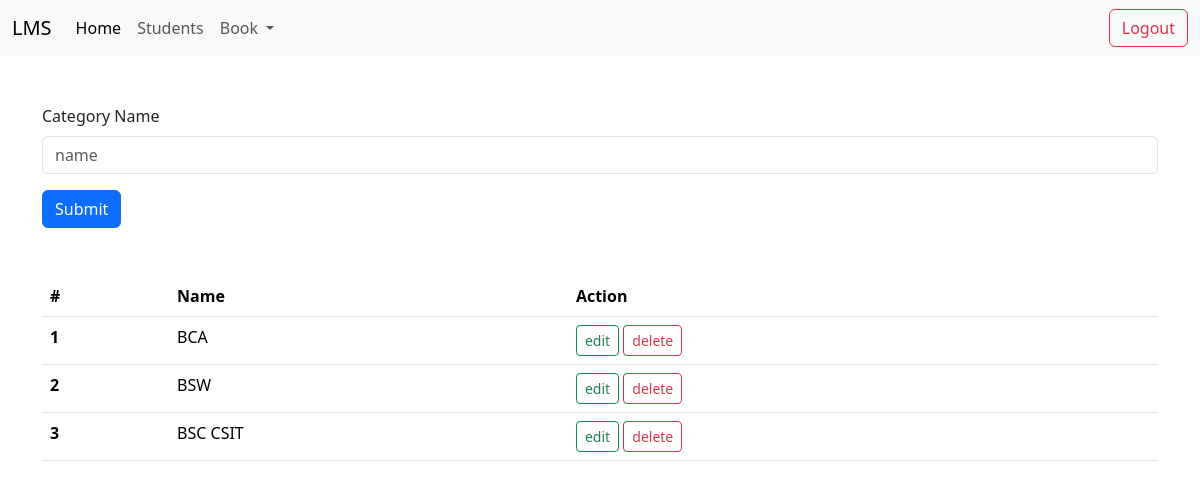
Before: /dashboard/category/ (signed in) with the older database file.
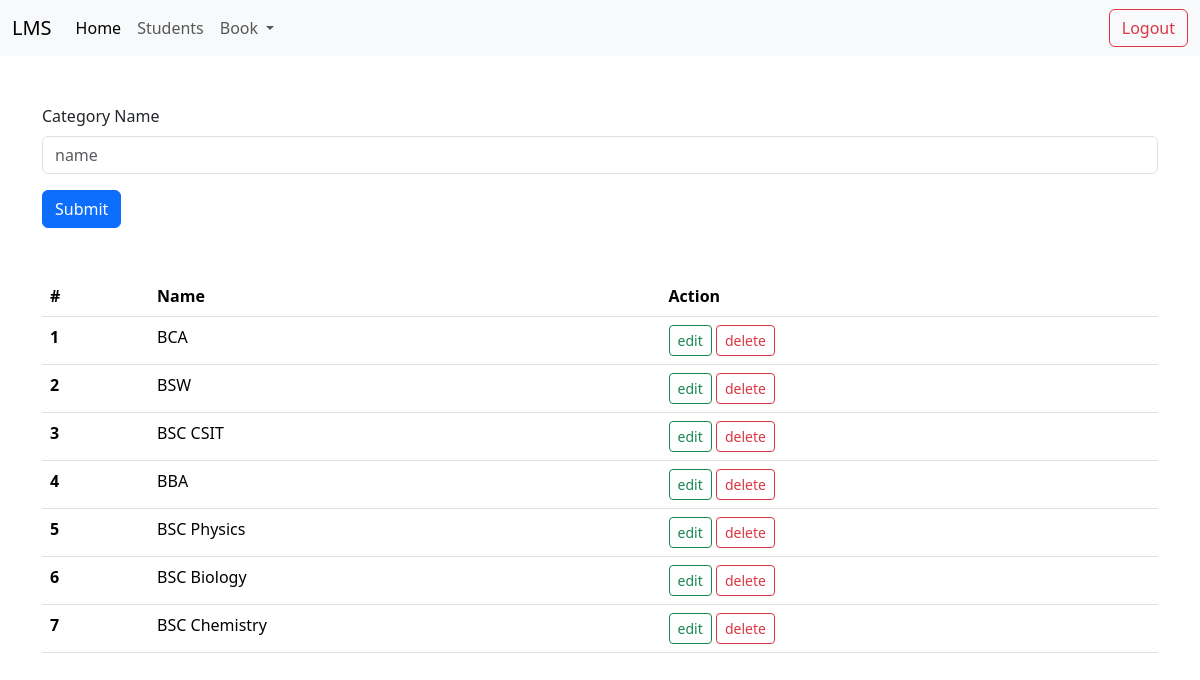
After: the same page with the newer database file.
### Lmsapp/models.py (models this page shows, shortened)
class Category(models.Model):
    name = models.CharField( max_length=500)

### Lmsapp/views.py (the view)
# urls.py: path('dashboard/category/', category),
def category(request):
    if request.method == "POST":
        req_name = request.POST.get('name')
        category = Category.objects.create(name=req_name)
        if category:
            return redirect('/dashboard/category')
    else:
        if request.user.is_authenticated:
            categories = Category.objects.all()
            return render(request, 'dashboard/category/index.html', {'categories': categories})
        else:
            return redirect('/login/')

### templates/dashboard/category/index.html (shortened to what this page needs)
{% extends "dashboard/layout/layout.html" %}
{% block content %}
<div class="mt-5">
    <div class="container">
        <form action="/dashboard/category/" method="POST">
            <div class="my-3 ">
                <label for="exampleFormControlInput1" class="form-label">Category Name</label>
                <input type="text" class="form-control" name="name" placeholder="name" required>
            </div>
            <button class="btn btn-primary" type="submit">Submit</button>
        </form>
    </div>
    <div class="container mt-5">
        <table class="table">
            <thead>
                <tr>
                    <th scope="col">#</th>
                    <th scope="col">Name</th>
                    <th scope="col">Action</th>
                </tr>
            </thead>
            <tbody>
                {% for category in categories %}
                <tr>
                    <th scope="row">{{ forloop.counter }}</th>
                    <td>{{ category.name }}</td>
                    <td>
                        <a href="/dashboard/category/edit/{{category.id}}" class="btn btn-outline-success btn-sm">edit</a>
                        <a href="/dashboard/category/delete/{{category.id}}" class="btn btn-outline-danger btn-sm">delete</a>
                    </td>
                </tr>
                {% endfor %}
            </tbody>
        </table>
    </div>
</div>
{% endblock %}

Changed rows visible on the page:
added Category: name "BBA"
added Category: name "BSC Physics"
added Category: name "BSC Biology"
added Category: name "BSC Chemistry"
